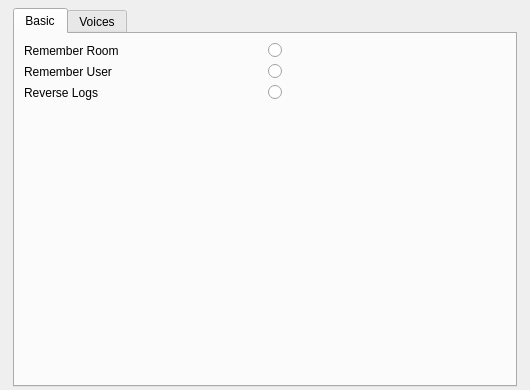
<?xml version="1.0" encoding="UTF-8"?>
<ui version="4.0">
 <class>QiliSettingsDialog</class>
 <widget class="QDialog" name="QiliSettingsDialog">
  <property name="geometry">
   <rect>
    <x>0</x>
    <y>0</y>
    <width>530</width>
    <height>390</height>
   </rect>
  </property>
  <property name="sizePolicy">
   <sizepolicy hsizetype="Fixed" vsizetype="Fixed">
    <horstretch>0</horstretch>
    <verstretch>0</verstretch>
   </sizepolicy>
  </property>
  <property name="windowTitle">
   <string>Qili Settings</string>
  </property>
  <property name="windowIcon">
   <iconset resource="../Widgets/QiliWidgets.qrc">
    <normaloff>:/images/qili.png</normaloff>:/images/qili.png</iconset>
  </property>
  <layout class="QVBoxLayout" name="verticalLayout" stretch="0,1,0">
   <property name="spacing">
    <number>8</number>
   </property>
   <property name="leftMargin">
    <number>0</number>
   </property>
   <property name="topMargin">
    <number>0</number>
   </property>
   <property name="rightMargin">
    <number>0</number>
   </property>
   <property name="bottomMargin">
    <number>0</number>
   </property>
   <item>
    <widget class="QiliTitleBar" name="qiliTitleBar" native="true">
     <property name="styleSheet">
      <string notr="true"/>
     </property>
     <property name="text" stdset="0">
      <string>Qili Settings</string>
     </property>
    </widget>
   </item>
   <item>
    <layout class="QHBoxLayout" name="horizontalLayout">
     <item>
      <spacer name="horizontalSpacer">
       <property name="orientation">
        <enum>Qt::Horizontal</enum>
       </property>
       <property name="sizeType">
        <enum>QSizePolicy::Fixed</enum>
       </property>
       <property name="sizeHint" stdset="0">
        <size>
         <width>13</width>
         <height>20</height>
        </size>
       </property>
      </spacer>
     </item>
     <item>
      <widget class="QTabWidget" name="tabWidget">
       <property name="currentIndex">
        <number>0</number>
       </property>
       <widget class="QWidget" name="basicTab">
        <property name="autoFillBackground">
         <bool>false</bool>
        </property>
        <attribute name="title">
         <string>Basic</string>
        </attribute>
        <layout class="QGridLayout" name="gridLayout_2" columnstretch="0,0">
         <item row="0" column="0">
          <widget class="QLabel" name="roomLabel">
           <property name="text">
            <string>Remember Room</string>
           </property>
           <property name="buddy">
            <cstring>roomRadio</cstring>
           </property>
          </widget>
         </item>
         <item row="3" column="1">
          <spacer name="verticalSpacer_3">
           <property name="orientation">
            <enum>Qt::Vertical</enum>
           </property>
           <property name="sizeHint" stdset="0">
            <size>
             <width>20</width>
             <height>233</height>
            </size>
           </property>
          </spacer>
         </item>
         <item row="1" column="1">
          <widget class="QRadioButton" name="userRadio">
           <property name="text">
            <string/>
           </property>
           <property name="autoExclusive">
            <bool>false</bool>
           </property>
           <property name="qili-btn" stdset="0">
            <string notr="true">radio</string>
           </property>
          </widget>
         </item>
         <item row="3" column="0">
          <spacer name="verticalSpacer">
           <property name="orientation">
            <enum>Qt::Vertical</enum>
           </property>
           <property name="sizeHint" stdset="0">
            <size>
             <width>20</width>
             <height>233</height>
            </size>
           </property>
          </spacer>
         </item>
         <item row="0" column="1">
          <widget class="QRadioButton" name="roomRadio">
           <property name="text">
            <string/>
           </property>
           <property name="autoExclusive">
            <bool>false</bool>
           </property>
           <property name="qili-btn" stdset="0">
            <string notr="true">radio</string>
           </property>
          </widget>
         </item>
         <item row="1" column="0">
          <widget class="QLabel" name="userLabel">
           <property name="text">
            <string>Remember User</string>
           </property>
           <property name="buddy">
            <cstring>userRadio</cstring>
           </property>
          </widget>
         </item>
         <item row="2" column="0">
          <widget class="QLabel" name="reverseLabel">
           <property name="text">
            <string>Reverse Logs</string>
           </property>
           <property name="buddy">
            <cstring>reverseRadio</cstring>
           </property>
          </widget>
         </item>
         <item row="2" column="1">
          <widget class="QRadioButton" name="reverseRadio">
           <property name="text">
            <string/>
           </property>
           <property name="qili-btn" stdset="0">
            <string notr="true">radio</string>
           </property>
          </widget>
         </item>
        </layout>
       </widget>
       <widget class="QWidget" name="voicesTab">
        <property name="sizePolicy">
         <sizepolicy hsizetype="Maximum" vsizetype="Maximum">
          <horstretch>0</horstretch>
          <verstretch>0</verstretch>
         </sizepolicy>
        </property>
        <attribute name="title">
         <string>Voices</string>
        </attribute>
        <layout class="QGridLayout" name="gridLayout" columnstretch="1,2,2,2,1">
         <item row="0" column="0">
          <widget class="QLabel" name="languageLabel">
           <property name="text">
            <string>Language</string>
           </property>
           <property name="buddy">
            <cstring>languageCombo</cstring>
           </property>
          </widget>
         </item>
         <item row="0" column="1" colspan="3">
          <widget class="QComboBox" name="languageCombo"/>
         </item>
         <item row="1" column="0">
          <widget class="QLabel" name="voiceLabel">
           <property name="text">
            <string>Voice</string>
           </property>
           <property name="buddy">
            <cstring>voicesCombo</cstring>
           </property>
          </widget>
         </item>
         <item row="1" column="1" colspan="3">
          <widget class="QComboBox" name="voicesCombo"/>
         </item>
         <item row="2" column="0">
          <widget class="QLabel" name="volumeLabel">
           <property name="text">
            <string>Volume</string>
           </property>
           <property name="buddy">
            <cstring>volumeSpin</cstring>
           </property>
          </widget>
         </item>
         <item row="2" column="1" colspan="3">
          <widget class="QSlider" name="volumeSlider">
           <property name="minimum">
            <number>0</number>
           </property>
           <property name="maximum">
            <number>100</number>
           </property>
           <property name="orientation">
            <enum>Qt::Horizontal</enum>
           </property>
          </widget>
         </item>
         <item row="2" column="4">
          <widget class="QSpinBox" name="volumeSpin">
           <property name="minimum">
            <number>0</number>
           </property>
           <property name="maximum">
            <number>100</number>
           </property>
          </widget>
         </item>
         <item row="3" column="0">
          <widget class="QLabel" name="pitchLabel">
           <property name="text">
            <string>Pitch</string>
           </property>
           <property name="buddy">
            <cstring>pitchSpin</cstring>
           </property>
          </widget>
         </item>
         <item row="3" column="1" colspan="3">
          <widget class="QSlider" name="pitchSlider">
           <property name="minimum">
            <number>0</number>
           </property>
           <property name="maximum">
            <number>20</number>
           </property>
           <property name="singleStep">
            <number>20</number>
           </property>
           <property name="orientation">
            <enum>Qt::Horizontal</enum>
           </property>
          </widget>
         </item>
         <item row="3" column="4">
          <widget class="QDoubleSpinBox" name="pitchSpin">
           <property name="decimals">
            <number>1</number>
           </property>
           <property name="minimum">
            <double>0.000000000000000</double>
           </property>
           <property name="maximum">
            <double>2.000000000000000</double>
           </property>
           <property name="singleStep">
            <double>0.200000000000000</double>
           </property>
          </widget>
         </item>
         <item row="4" column="0" colspan="4">
          <widget class="QLineEdit" name="testText">
           <property name="text">
            <string>This is the text to speech</string>
           </property>
          </widget>
         </item>
         <item row="4" column="4">
          <widget class="QPushButton" name="testButton">
           <property name="text">
            <string>Test</string>
           </property>
           <property name="qili-btn" stdset="0">
            <string notr="true">primary</string>
           </property>
          </widget>
         </item>
         <item row="5" column="2">
          <spacer name="verticalSpacer_2">
           <property name="orientation">
            <enum>Qt::Vertical</enum>
           </property>
           <property name="sizeHint" stdset="0">
            <size>
             <width>20</width>
             <height>89</height>
            </size>
           </property>
          </spacer>
         </item>
         <item row="6" column="0" colspan="2">
          <spacer name="horizontalSpacer_3">
           <property name="orientation">
            <enum>Qt::Horizontal</enum>
           </property>
           <property name="sizeHint" stdset="0">
            <size>
             <width>131</width>
             <height>20</height>
            </size>
           </property>
          </spacer>
         </item>
         <item row="6" column="2">
          <widget class="QPushButton" name="applyButton">
           <property name="text">
            <string>Apply</string>
           </property>
           <property name="qili-btn" stdset="0">
            <string notr="true">primary</string>
           </property>
          </widget>
         </item>
         <item row="6" column="3" colspan="2">
          <spacer name="horizontalSpacer_4">
           <property name="orientation">
            <enum>Qt::Horizontal</enum>
           </property>
           <property name="sizeHint" stdset="0">
            <size>
             <width>150</width>
             <height>20</height>
            </size>
           </property>
          </spacer>
         </item>
        </layout>
       </widget>
      </widget>
     </item>
     <item>
      <spacer name="horizontalSpacer_2">
       <property name="orientation">
        <enum>Qt::Horizontal</enum>
       </property>
       <property name="sizeType">
        <enum>QSizePolicy::Fixed</enum>
       </property>
       <property name="sizeHint" stdset="0">
        <size>
         <width>13</width>
         <height>20</height>
        </size>
       </property>
      </spacer>
     </item>
    </layout>
   </item>
   <item>
    <spacer name="verticalSpacer_4">
     <property name="orientation">
      <enum>Qt::Vertical</enum>
     </property>
     <property name="sizeType">
      <enum>QSizePolicy::Fixed</enum>
     </property>
     <property name="sizeHint" stdset="0">
      <size>
       <width>20</width>
       <height>3</height>
      </size>
     </property>
    </spacer>
   </item>
  </layout>
 </widget>
 <customwidgets>
  <customwidget>
   <class>QiliTitleBar</class>
   <extends>QWidget</extends>
   <header>QiliTitleBar.h</header>
  </customwidget>
 </customwidgets>
 <resources>
  <include location="../Widgets/QiliWidgets.qrc"/>
 </resources>
 <connections>
  <connection>
   <sender>qiliTitleBar</sender>
   <signal>closing()</signal>
   <receiver>QiliSettingsDialog</receiver>
   <slot>close()</slot>
   <hints>
    <hint type="sourcelabel">
     <x>430</x>
     <y>16</y>
    </hint>
    <hint type="destinationlabel">
     <x>439</x>
     <y>356</y>
    </hint>
   </hints>
  </connection>
 </connections>
</ui>
